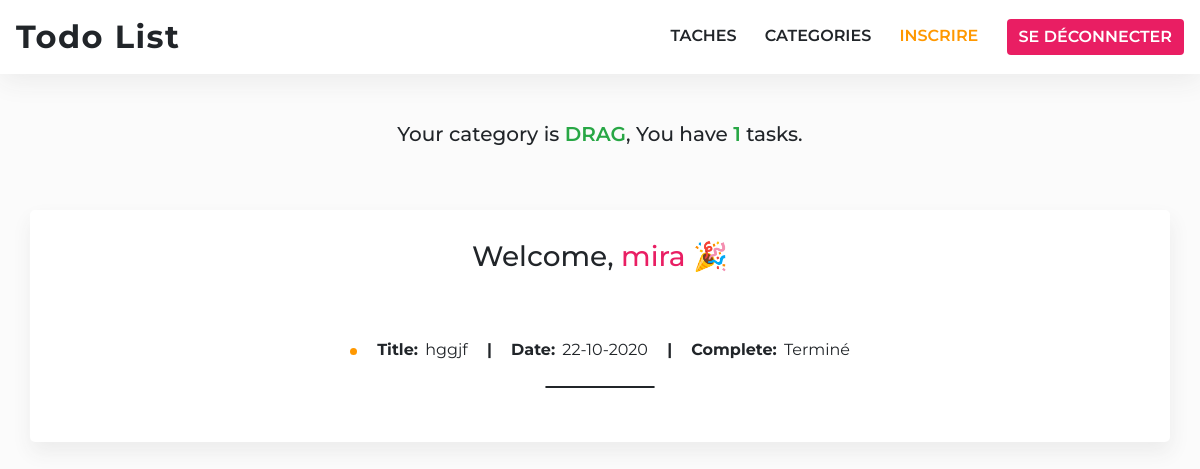
/ (signed in), run on an earlier commit of the app's database.
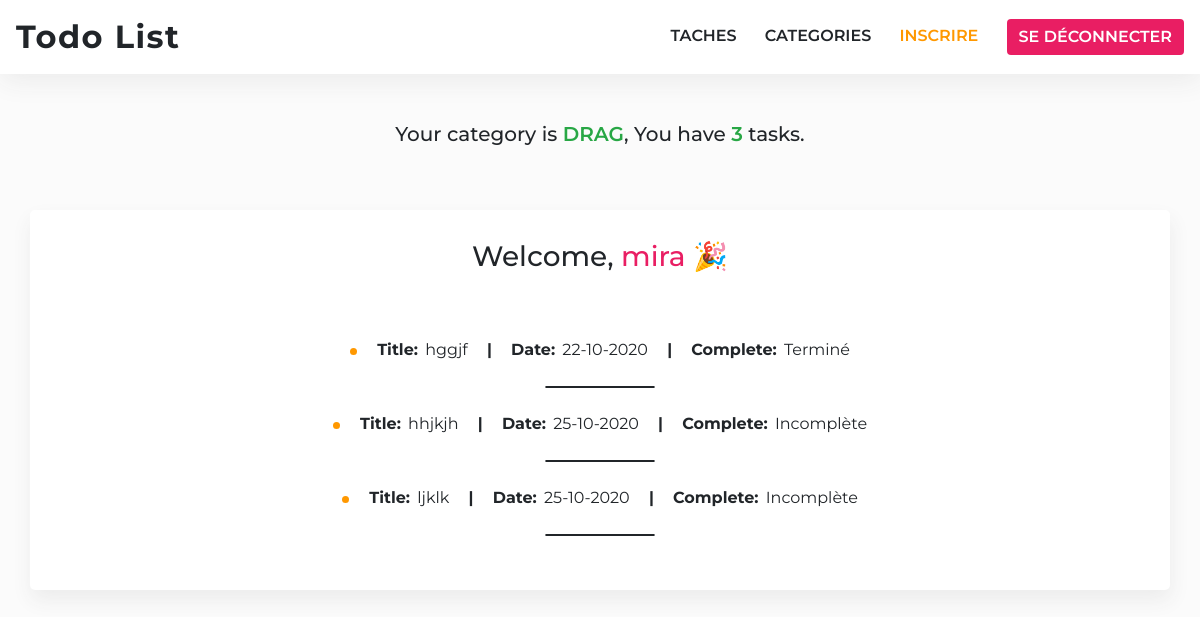
And on a later commit of the database.
### app/models/Model.py (models this page shows, shortened)
class Task(db.Model):
    id = db.Column(db.Integer, primary_key=True)
    title = db.Column(db.String(100), nullable=False)
    description = db.Column(db.Text, nullable=False)
    complete = db.Column(db.Boolean, nullable=False,default=False)
    date = db.Column(db.DateTime, nullable=False, default=datetime.utcnow)
    image = db.Column(db.Text)
    user_id = db.Column(db.Integer, db.ForeignKey('user.id'), nullable=False)

### app/views/home.py (the view)
@home.route('/')
def index():
    title = "page d'accueil"
    if current_user.is_authenticated:
      tasks = Task.query.filter_by(user_id=current_user.id).order_by(Task.date.asc()).all()
      return render_template('home/index.html', title=title, tasks=tasks)
    return render_template('home/index.html', title=title)

### app/templates/home/index.html (shortened to what this page needs)
{% extends "base.html" %} {% block title %}{{ title }}{% endblock %} {% block
content %} {% if not current_user.is_authenticated %}
<div class="home-no-auth">
  <h1>Organisez tout avec <span>Todoist</span></h1>
  <img
    src="{{ url_for('static', filename='images/todo-list.svg') }}"
    alt="todo-list app"
  />
  <a class="btn__get-started" href="{{ url_for('auth.login') }}">Commencer</a>
</div>
{% else %}
<div class="container home-screen">
  <h3>Welcome, <span>{{ current_user.username }}</span> 🎉</h3>
  <div class="show-tasks">
    {% if tasks|length <= 0 %}
      <p>
        Il n'y a pas des tâches pour toi.
      </p>
    {% else %}
      <ul>
        {% for task in tasks %}
          <li>
            <span>title:</span> {{ task.title }} <span class="bars">|</span> <span>date:</span> {{ task.date.strftime('%d-%m-%Y') }} <span class="bars">|</span> <span>complete:</span> {% if task.complete %} Terminé {% else %} Incomplète {% endif %}
          </li>
          <hr />
        {% endfor %}
      </ul>
    {% endif %}
  </div>
</div>
{% endif %} {% endblock %}

### app/templates/base.html (shortened to what this page needs)
<!DOCTYPE html>
<html lang="en">
  <head>
    {% block head %}
    <link
      rel="stylesheet"
      href="{{ url_for('static', filename= 'css/font-awesome.min.css') }}"
    />
    <link
      rel="stylesheet"
      href="{{ url_for('static', filename= 'css/bootstrap.min.css') }}"
    />
    <link
      rel="stylesheet"
      href="{{ url_for('static', filename= 'css/bootstrap-datepicker3.min.css') }}"
    />
    <link
      rel="stylesheet"
      href="{{ url_for('static', filename= 'css/normalize.css') }}"
    />
    <link
      rel="stylesheet"
      href="{{ url_for('static', filename= 'css/beauty.css') }}"
    />
    {% endblock %}
  </head>
  <body>
    <nav class="navbar navbar-expand-lg navbar-light bg-light">
      <a class="navbar-brand" href="{{ url_for('home.index') }}">Todo List</a>
      {% if current_user.is_authenticated %}
      <div class="ml-auto navbar-right-links">
        <a class="ml-4" href="{{ url_for('task.tasks') }}">Taches</a>
        <a class="ml-4" href="{{ url_for('category.categories') }}">Categories</a>
        <a
          href="{{ url_for('auth.register') }}"
          class="ml-4 btn__register"
          >inscrire</a
        >
        <a href="{{ url_for('auth.logout') }}" class="btn btn-danger ml-4"
          >Se déconnecter</a
        >
      </div>
      {% endif %}
    </nav>
    {% if current_user.is_authenticated %}
    <div class="mt-5 text-center">
      <h5>Your category is <span>{{ current_user.category.title }}</span>, You have <span>{{ current_user.tasks.all()|length }}</span> tasks.
      </h5>
    </div>
    {% endif %}
    {% block content %} {% endblock %}
  </body>
</html>

What changed in the data, as far as the page shows it:
added Task: title "hhjkjh", date "25-10-2020", complete "Incomplète"
added Task: title "ljklk", date "25-10-2020", complete "Incomplète"
Also different on the page:
{{ current_user.tasks.all()|length }}: "1" → "3"
